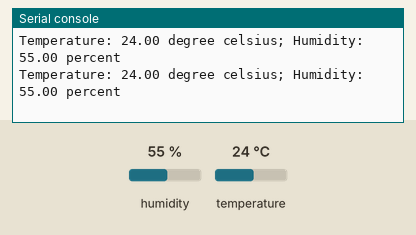
Recording of a program running on a simulated ESP32 board running MicroPython. Parts: the last lines printed to the serial console. Inputs (shaded band) come from the test bench; at power-on: humidity 55 %, temperature 24 °C.

Above: at 1.2 s.
1.3 s: humidity set to 22 %
At 2.6 s:
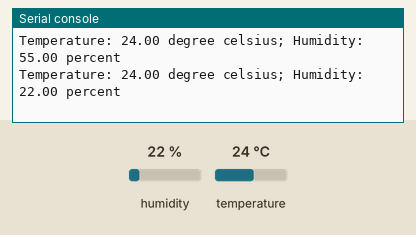
2.8 s: temperature set to 12 °C
At 3.9 s:
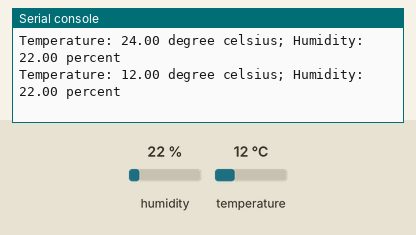
4.3 s: humidity set to 40 %
At 6.0 s:
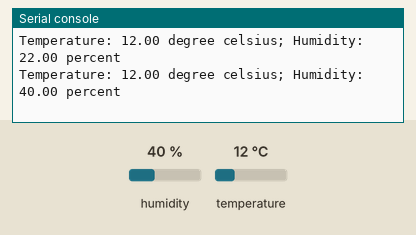
Timing chart, 0 to 7.5 s (numbered marks = the images above; inputs shaded):
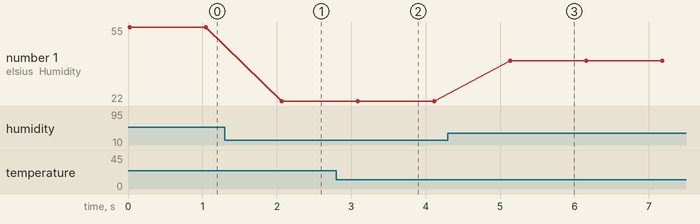

The program:

dht11-test.py
```python
from machine import Pin
from dht import DHT11
from time import sleep

dht11 = DHT11(Pin(15))

while True:
    dht11.measure()
    temp = dht11.temperature()
    humid = dht11.humidity()
    print("Temperature: %.2f degree celsius; Humidity: %.2f percent" % (temp, humid))
    sleep(1)
```

Measured:
- after the input at 1.3 s, the serial console: prints a new line after 0.77 s (image 1)
- after the input at 2.8 s, the serial console: prints a new line after 0.29 s (image 2)
- after the input at 4.3 s, the serial console: prints a new line after 0.84 s (image 3)
- plotted number 1: 55 → 22 after the input at 1.3 s, 22 → 40 after the input at 4.3 s
